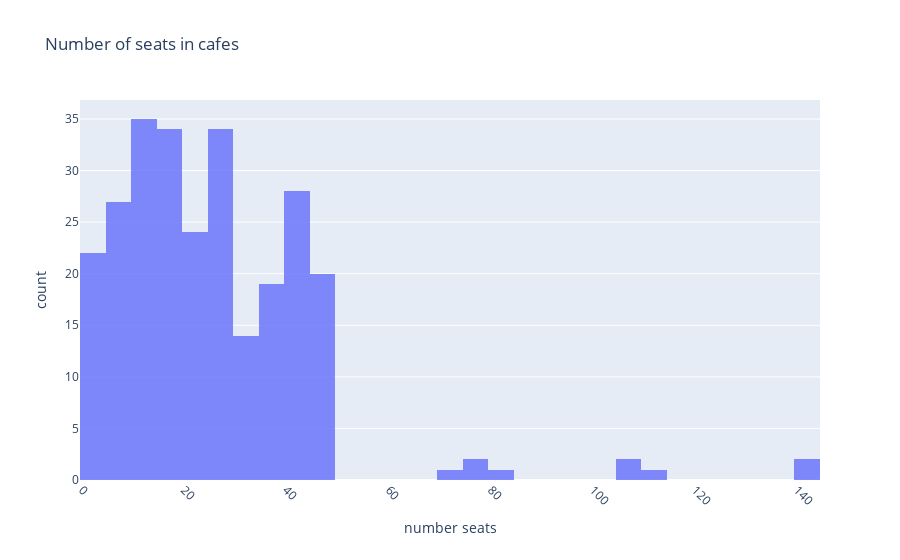

Source (notebook cell):
### Code cell
fig = px.histogram(cafes, x= 'number',
             title='Number of seats in cafes',
                   labels={'number':'number seats'}, # can specify one label per df column
                   opacity=0.8,
            )
fig.update_xaxes(tickangle=45)
fig.show()

### Figure 1 — Plotly figure (JSON) as saved in the notebook; plotly's stock layout.template omitted (floating-point values rounded to 4 significant figures; data arrays with more than 128 entries replaced by an {"elided": "..."} marker saying what was removed)
{"data": [{"alignmentgroup": "True", "bingroup": "x", "hovertemplate": "number seats=%{x}<br>count=%{y}<extra></extra>", "legendgroup": "", "marker": {"color": "#636efa", "opacity": 0.8}, "name": "", "offsetgroup": "", "orientation": "v", "showlegend": false, "type": "histogram", "x": {"elided": "266 int values"}, "xaxis": "x", "yaxis": "y"}], "layout": {"barmode": "relative", "legend": {"tracegroupgap": 0}, "title": {"text": "Number of seats in cafes"}, "xaxis": {"anchor": "y", "domain": [0, 1], "tickangle": 45, "title": {"text": "number seats"}}, "yaxis": {"anchor": "x", "domain": [0, 1], "title": {"text": "count"}}}}
